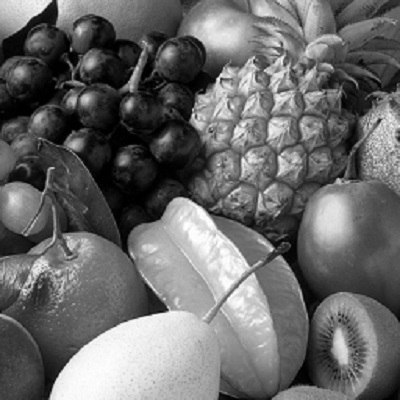
#> input picture fruit.jpg, 400 x 400 px
$ python run_ePIE_sim.py
#> lines starting #> are read from the running program, lines starting #| are printed output that depends on the picture; after the words box and inside, x2 and y2 are one past the last pixel; in counts of white or black regions, pixels touching at a corner belong together
### ePIE_engine.py
# -*- coding: utf-8 -*-
"""
Created on 2020 01 29

@author: Sanna

Based on "A phase retrieval algorithm for shifting illumination" J.M. Rodenburg and H.M.L Faulkner, [App. Phy. Lett.  85.20 (2004)]
"""

import numpy as np
from numpy import fft
import matplotlib.pyplot as plt
import matplotlib.animation as animation


def ePIE(n, diffSet, probe, objectSize, positions,illu_indy,illu_indx ):

    # size of probe and diffraction patterns
    ysize, xsize = probe.shape

    # initialize object. make sure it can hold complex numbers
    objectFunc = np.ones(objectSize, dtype=np.complex64)

    # initalize that illuminated part of the object
    objectIlluminated = np.ones(shape=(ysize, xsize),dtype=np.complex64)

    # initialize algorithm wave fields (fourier and real)
    g = np.zeros(( ysize, xsize),dtype=np.complex64)
    gprime = np.zeros(( ysize, xsize),dtype=np.complex64)
    G = np.zeros(( ysize, xsize),dtype=np.complex64)
    Gprime = np.zeros(( ysize, xsize),dtype=np.complex64)

    # define iteration counter for outer loop
    k = 0

    # figure for animation
    fig = plt.figure()

    # Initialize vector for animation data
    ims = []

    # initialize vector for error calculation
    # sse = np.zeros(shape=(n,1))

    # idex for iterating through the diffraction patterns
    diffSetIndex = 0

    # Start of ePIE iterations
    while k < n:
        # Start of inner loop: (where you iterate through all probe positions R)
        for pos in positions:

             # Cut out the part of the image that is illuminated at R(=(ypos,xpos)
             objectIlluminated = objectFunc[pos[0]+illu_indy, pos[1]+illu_indx ]

             # Guessed wave field from the object at position R
             g = objectIlluminated * probe

             # fft the wave field at position R to Fourier space
             G = (fft.fftshift(fft.fft2(g)))

             # make |PSI| confirm with the diffraction pattern from R
             Gprime = np.sqrt(abs(diffSet[diffSetIndex]))*np.exp(1j*np.angle(G))

             # inverse Fourier transform
             gprime =  fft.ifft2(fft.ifftshift(Gprime))

             # update the TOTAL object function with the illuminated part
             # The update should be the differens of the last iteration and the new one
             alpha = 1 #higher value == faster change
             objectFunc[pos[0]+illu_indy, pos[1]+illu_indx] = objectIlluminated + alpha*(gprime-g) * np.conj(probe)  / (np.max(abs(probe))**2)   #probe* annars blir det att man delar med massa nollor

             # update probe function
             beta = 0.01 #higher value == faster change
             probe = probe + beta * (gprime-g) * np.conj(objectIlluminated)/ (np.max(abs(objectIlluminated))**2)

             ########################
             # Apply further constraints:
             # These 2 constraints are for transmission
             ########################

             # constrain object amplitude to 1
#             temp_Oamp = abs(objectFunc)
#             temp_Oamp[temp_Oamp>1] = 1
#             temp = np.angle(objectFunc)
#             objectFunc = temp_Oamp * np.exp(1j* temp)
#
#             #constraint object phase to negative or 0
#             temp_Ophase = np.angle(objectFunc)
#             temp_Ophase[temp_Ophase>0] = 0
#             objectFunc = abs(objectFunc) * np.exp(1j* temp_Ophase)
##
             # animate
             im = plt.imshow(np.angle(objectFunc), animated=True)
             ims.append([im])

             diffSetIndex += 1


        k += 1
        print('Iteration %d starts'%k)

        #SSE[0][k] =  sum(sum(abs(Gprime - diffSet[3] )**2 ))

        #reset inner loop index
        diffSetIndex = 0

    # End of iterations
    print('End of iterations')

    #todo calculate average error
    err = np.sum( abs(diffSet[-1]**2 - G**2 )**2)

    # animate reconstruction
    ani = animation.ArtistAnimation(fig, ims, interval=150, blit=True,repeat_delay=3000)

    # save animation
    # .mp4 requires mencoder or ffmpeg to be installed
    #ani.save('ePIE.gif')
    #print('Saving animation')

    #show animation
    plt.show()

    return objectFunc, probe, err

if __name__ == 'main':

    print('main prog')

### run_ePIE_sim.py
# -*- coding: utf-8 -*-
"""
Created on 2020 01 28 try to get a ePIE simulation to work... with my old code

Working!

Loads an image. Saves image as object phase. Creates a flat field probe.
Defines scanning postions on the object.
Creates an exit wave Y= object * probe in each scanning positions. Propagates
the exit wave with a fft. Reconstructs the objec and probe by
running the ePIE algorithm.

@author: Susanna Hammarberg

"""


import sys   #to collect system path ( to collect function from another directory)
import matplotlib.pyplot as plt
import matplotlib.image as mpimg
from numpy import fft
import numpy as np
from ePIE_engine import ePIE


#----------------------------------
# create sim probe and object.
# load image and set to object phase or amplitude values
#----------------------------------

def image():

    #probe = mpimg.imread('circle.png')
    probe = np.zeros((256,256))
    #probe = np.ones((128,128))
    #probe[110:147, 110:147] = 1
    probe[100:157, 100:157] = 1

    obj = mpimg.imread('fruit.jpg')
#> obj is the input picture: shape (400, 400, 3); min 0, max 255, mean 105.6

    return probe,obj

probe, obj = image()
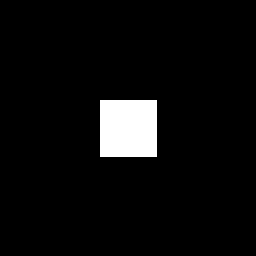
#> probe: shape (256, 256) float64; values 0 (black) and 1 (white), 5% white; 1 white region, box (x1, y1, x2, y2) and area: (100, 100, 157, 157) 3249


# collapse to 3d matrix
try:
    probe = np.array(np.sum(probe, axis=2))
except Exception:
    print('probe not 3d. OK')
try:
    obj = np.array(np.sum(obj, axis=2))
#> obj: shape (400, 400) uint64
except Exception:
    print('obj not 3d. OK')


# pad image and make them complex
padding = 0
probe = np.pad(probe, ((padding,padding),(padding,padding)), 'constant', constant_values=(0, 0))
obj = np.pad(obj, ((padding,padding),(padding,padding)), 'constant', constant_values=(0, 0))

# normalize amplitude to 1
obj = obj /obj.max()


#make object only phase (intstead of only amplitude)
#(comment out for amplitude object)
obj = 1.0 * np.exp(obj*1j)


fig, ((ax1, ax2), (ax3, ax4)) = plt.subplots(2, 2, gridspec_kw={'wspace': 0}); plt.suptitle('initial object and probe');
ax1.imshow((np.abs(obj)),cmap='jet'); ax1.set_title('amplitude');  ax2.imshow(np.angle(obj)); ax2.set_title('Phase')
ax3.imshow(abs(probe)); ax3.set_title('Amplitude'); ax4.imshow(np.angle(probe),cmap='jet'); ax4.set_title('Phase')

#%%
#------------------------------------------------
#define scanning positions in terms of pixels
#------------------------------------------------

origin = 20
Ny = 10 ; Nx = 10
# overlapp shild be 60% stepsize = int(probeSize * 0.4)   #for 60% overlapp
dy = 10 ; dx = dy #same
positions = np.zeros((Ny*Nx,2),dtype=np.int32)
#y positions in 1st colum
positions[:, 1] = np.tile(np.arange(Nx)*dx, Ny)
#y positions in 1st colum
positions[:, 0] = np.repeat(np.arange(Ny)*dy , Nx)
positions += origin

print('Scanning positions defined')

#----------------------------------
# make a set of diffraction patters
#----------------------------------

# a list of diffrac tion patterns
diff_set = []
# the indices for the area that is illuminated by the probe (should have the probes shape)
illu_indy, illu_indx = np.indices((probe.shape) )

# create a diffraction pattern at each probe position
for pos in positions:
    # Propogate (obj*probe) to far field with a Fourier transform, then calculate the absolute square
    diff_set.append(abs(fft.fftshift(fft.fft2( obj[pos[0]+illu_indy, pos[1]+illu_indx]*probe)))**2 )
#> after the loop, diff_set = 100 items


print('Diffraction patterns created')
plt.figure();plt.title('Example of diffraction pattern')
plt.imshow(abs(np.log10(diff_set[-1])))
#----------------------------------
# Run reconstruction
#----------------------------------

#define object shape (needed  for ePIE function)
object_shape = obj.shape   # ex (34,34)
#> object_shape = (400, 400)

# number of iterations in ePIE
k = 3
# run the algoritm
objectFunc, probe_ret, err = ePIE(k,diff_set,probe,object_shape, positions,illu_indy,illu_indx)
#> after the loop in ePIE, `for pos in positions:`: diffSetIndex = 100; ims = 100 items
#> in ePIE, `err = np.sum( abs(diffSet[-1]**2 - G**2 )**2)`: err = 5.2e+28
#> in ePIE, `plt.show()`:
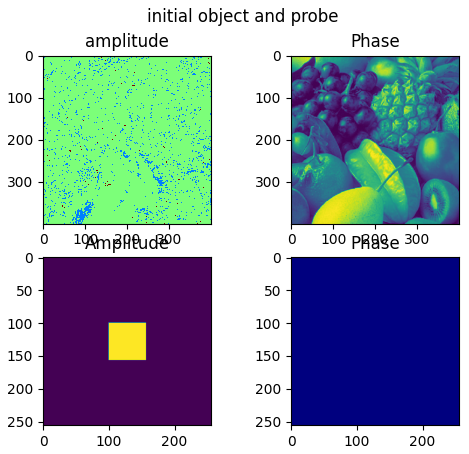
#> figure drawn by matplotlib, 4 panels
#> in ePIE, `plt.show()`:
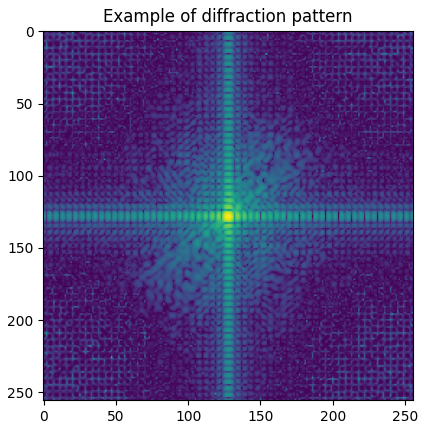
#> figure drawn by matplotlib, 1 panel
#> in ePIE, `plt.show()`:
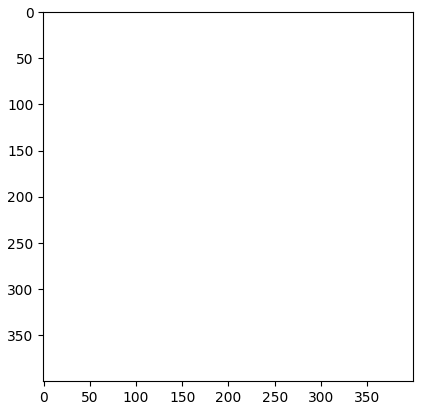
#> figure drawn by matplotlib, 1 panel
#> err = 5.2e+28
print('Error of last frame',err)
#| Error of last frame 5.196815542395934e+28

#----------------------------------
# image the result
#----------------------------------

fig, ((ax1, ax2), (ax3, ax4)) = plt.subplots(2, 2, gridspec_kw={'wspace': 0}); plt.suptitle('final object and probe');
ax1.imshow((np.abs(objectFunc)),cmap='jet'); ax1.set_title('amplitude obj');  ax2.imshow(np.angle(objectFunc)); ax2.set_title('Phase obj')
ax3.imshow(abs(probe_ret)); ax3.set_title('Amplitude probe'); ax4.imshow(np.angle(probe_ret),cmap='jet'); ax4.set_title('Phase probe')
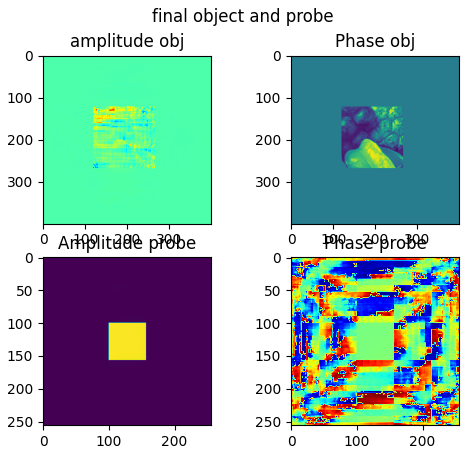
#> figure drawn by matplotlib, 4 panels
